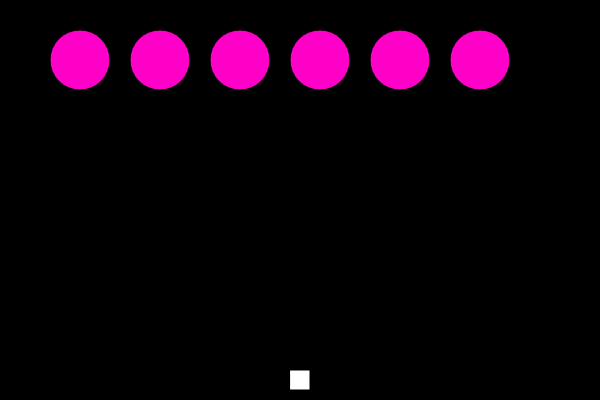
Frame 1 (no input)
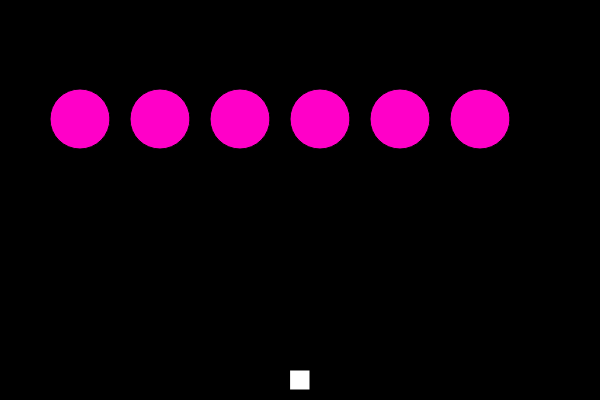
Frame 60 (no input)
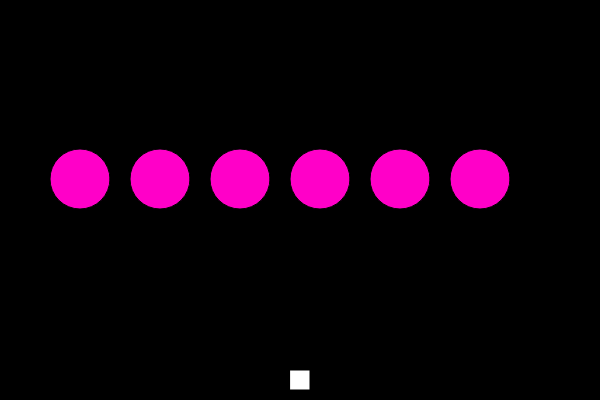
Frame 120 (the mouse pressed at the canvas centre since frame 60)

The p5.js sketch that drew these frames (run headless with seeded random() and noise() and a simulated clock; from frame 60 on, the mouse is pressed at the canvas centre):

// p5.js sketch
// ── sketch.js

function preload() {

}

var ship;
var aliens = [];
var bullets = [];

var finish = false;
var msg = "YOU WON!";

function setup() {
  createCanvas(600, 400);
  ship = new Ship();
  for (let i = 0; i < 6; i++) {
    aliens.push(new Alien((i*80+80),60));
  }
}

function keyPressed() {
    ship.move(keyCode);
    if (keyCode ===  32) {
      bullets.push(new Bullet(ship.getX(), ship.getY()));
    }
}

function draw() {
  background(0);
  if (!finish) {

    ship.show();
    for (let i = 0; i < aliens.length; i++) {
        aliens[i].show();
        aliens[i].move();
    }

    for (let i = 0; i < bullets.length; i++) {
      bullets[i].show();
      bullets[i].move();

      for (let j = 0; j < aliens.length; j++) {
        if (bullets[i].hits(aliens[j])) {
          aliens[j].destroy();
          bullets[i].destroy();

        }
      }

    }

    /* destruction */
    for (let i = 0; i < aliens.length; i++) {
      if (aliens[i].toDestroy) {
          aliens.splice(i,1);
        }

      else {
        if (aliens[i].toFinish) {
          finish = true;
          msg = "GAMEOVER";

        }
      }
    }
    for (let i = 0; i < bullets.length; i++) {
      if (bullets[i].toDestroy) {
        bullets.splice(i,1);
      }

    }

    if(aliens.length < 1) {
      finish = true;
    }
  }
  else {
    fill(255);
    textSize(100);
    text(msg,  width/2 - 300, height/2);
  }

}
// ── alien.js
function Alien(x,y) {
	this.x = x;
	this.y = y;
	this.r = 30;
	this.toDestroy = false;
	this.toFinish = false;

	this.show = function() {
		fill(255,0,200);
		ellipse(this.x,this.y,this.r*2,this.r*2);
	}

	this.move = function() {
		this.y += 1;

		if ((this.y+this.r) > height) {
			this.toFinish = true;
		}
	}

	this.destroy = function() {
		this.toDestroy = true;
	}

}
// ── ship.js
function Ship() {

	this.x = width/2;
	this.speed = 20;
	this.height = height-20;


	this.show = function() {
		fill(255);
		rectMode(CENTER);
		rect(this.x, this.height,20,20);

	}

	this.move = function(keyCode) {
		if (keyCode === LEFT_ARROW) {
			this.x -= this.speed;
		}

		if (keyCode === RIGHT_ARROW) {
			this.x += this.speed;
		}

		if (this.x < 0) {
			this.x = 0;
		}
		if (this.x > (width-this.speed)) {
			this.x = width-this.speed;
		}
	}

	this.getX = function() {
		return this.x;
	}
	this.getY = function() {
		return this.height;
	}

}
